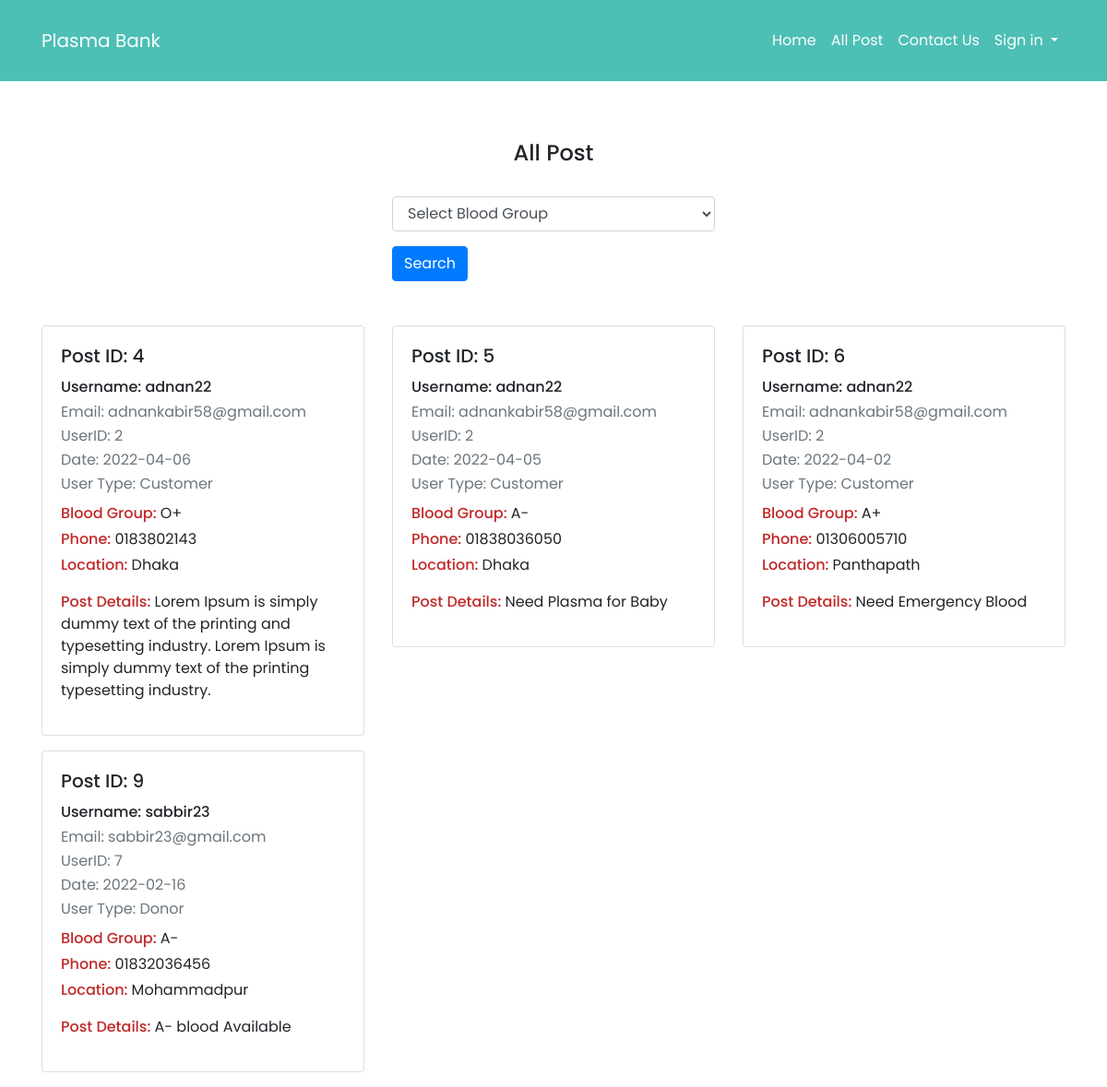
/all_post.php, run on the app's committed database.
### tables this page shows
CREATE TABLE `post` (
  `post_id` int(11) NOT NULL,
  `user_id` int(11) NOT NULL,
  `hospital_name` varchar(150) NOT NULL,
  `date` varchar(30) NOT NULL,
  `phone` varchar(11) NOT NULL,
  `blood_group` varchar(10) NOT NULL,
  `address` text NOT NULL,
  `post` text NOT NULL
);

CREATE TABLE `register` (
  `id` int(11) NOT NULL,
  `username` varchar(30) NOT NULL,
  `email` varchar(100) NOT NULL,
  `phone` varchar(11) NOT NULL,
  `nid` varchar(200) NOT NULL,
  `user_type` varchar(30) NOT NULL,
  `blood_group` varchar(10) NOT NULL,
  `password` varchar(100) NOT NULL,
  `address` text NOT NULL
);

### all_post.php (the view, shortened to what this page needs)
<?php
require "includes/header.php";
require "includes/db.php";
$query = "SELECT r.id,r.username,r.email,r.user_type,p.post_id,p.hospital_name,p.date,p.phone,p.blood_group,p.address,p.post
        FROM `post` as p
        JOIN register as r
        ON p.user_id = r.id
        ";
$result = mysqli_query($conn, $query);
?>
<?php require "includes/home_menu.php" ?>
<div class="container">
    <div class="section-header text-center py-4">
        <h1>All Post</h1>
    </div>
    <div class="row justify-content-center mb-5">
        <div class="col-md-4">
            <form method="post" action="all_post_search_result.php">
                <div class="form-group">
                    <select class="form-control" name="blood_group">
                        <option hidden>Select Blood Group</option>
                    </select>
                </div>
                <button type="submit" class="btn btn-primary text-center">Search</button>
            </form>
        </div>
    </div>
    <div class="row">
        <?php
        foreach ($result as $data) :
        ?>
            <div class="col-md-4">
                <div class="single_post h-100 mb-3">
                    <div class="card">
                        <div class="card-body">
                            <h5 class="card-title">Post ID: <?= $data['post_id'] ?></h5>
                            <h6 class="card-title">Username: <?= $data['username'] ?></h6>
                            <p class="card-subtitle mb-2 text-muted">Email: <?= $data['email'] ?> </p>
                            <p class="card-subtitle mb-2 text-muted">UserID: <?= $data['id'] ?> </p>
                            <p class="card-subtitle mb-2 text-muted">Date: <?= $data['date'] ?> </p>
                            <p class="card-subtitle mb-2 text-muted">User Type: <?= $data['user_type'] ?> </p>
                            <p class="card-text mb-1"><span>Blood Group: </span><?= $data['blood_group'] ?></p>
                            <p class="card-text mb-1"><span>Phone: </span> <?= $data['phone'] ?></p>
                            <p class="card-text mb-1"><span>Location: </span> <?= $data['address'] ?></p>
                            <p class="card-text mt-3 mb-3"><span>Post Details: </span> <?= $data['post'] ?></p>
                        </div>
                    </div>
                </div>
            </div>
        <?php
        endforeach;
        ?>
    </div>
    <?php
    require "includes/footer.php";
    ?>

### includes/header.php (shortened to what this page needs)
<!DOCTYPE html>
<html lang="en">
<head>
    <link rel="stylesheet" href="https://cdn.jsdelivr.net/npm/bootstrap@4.0.0/dist/css/bootstrap.min.css">
    <link href="https://unpkg.com/aos@2.3.1/dist/aos.css" rel="stylesheet">
    <link rel="stylesheet" href="https://use.fontawesome.com/releases/v5.0.7/css/all.css">
    <link rel="stylesheet" href="includes/style.css">
</head>
<body>

### includes/home_menu.php (shortened to what this page needs)
<nav class="navbar navbar-expand-lg navbar-dark primary_color py-4">
    <div class="container">
        <a class="navbar-brand" href="index.php">Plasma Bank</a>
        <div class="collapse navbar-collapse" id="navbarSupportedContent">
            <ul class="navbar-nav ml-auto">
                <li class="nav-item">
                    <a class="nav-link" href="index.php">Home <span class="sr-only">(current)</span></a>
                </li>
                <li class="nav-item">
                    <a class="nav-link" href="all_post.php">All Post</a>
                </li>
                <li class="nav-item">
                    <a class="nav-link" href="contact_us.php">Contact Us</a>
                </li>
                <li class="nav-item dropdown">
                    <a class="nav-link dropdown-toggle" href="#" id="navbarDropdown" role="button" data-toggle="dropdown" aria-haspopup="true" aria-expanded="false">
                        Sign in
                    </a>
                </li>
            </ul>
        </div>
    </div>
</nav>

### includes/footer.php (shortened to what this page needs)
</body>
</html>

### includes/style.css (style rules this page uses)
:root { --primary: #4DBFB5; }
* { margin: 0; padding: 0; list-style: none; }
p { margin: 0; }
body { font-family: 'Poppins', sans-serif; overflow-x: hidden; }
a { text-decoration: none; color: goldenrod; }
.primary_color { background: var(--primary); }
.navbar-dark .navbar-nav .nav-link { color: rgba(255, 255, 255, 1); }
.section-header { margin-top: 40px; }
.section-header h1 { font-size: 24px; }
p.card-text span { font-weight: 500; color: #c02929; }
.row>[class*=col-] { display: flex; flex-direction: column; flex-grow: 1; }

### data on the page
post: post_id "4", user.username "adnan22", user.email "adnankabir58@gmail.com", user "2", date "2022-04-06", user.user_type "Customer", blood_group "O+", phone "0183802143", address "Dhaka", post "Lorem Ipsum is simply dummy text of the printing and typesetting industry. Lorem Ipsum is simply dummy text of the printing typesetting industry."
post: post_id "5", user.username "adnan22", user.email "adnankabir58@gmail.com", user "2", date "2022-04-05", user.user_type "Customer", blood_group "A-", phone "01838036050", address "Dhaka", post "Need Plasma for Baby"
post: post_id "6", user.username "adnan22", user.email "adnankabir58@gmail.com", user "2", date "2022-04-02", user.user_type "Customer", blood_group "A+", phone "01306005710", address "Panthapath", post "Need Emergency Blood"
post: post_id "9", user.username "sabbir23", user.email "sabbir23@gmail.com", user "7", date "2022-02-16", user.user_type "Donor", blood_group "A-", phone "01832036456", address "Mohammadpur", post "A- blood Available"
